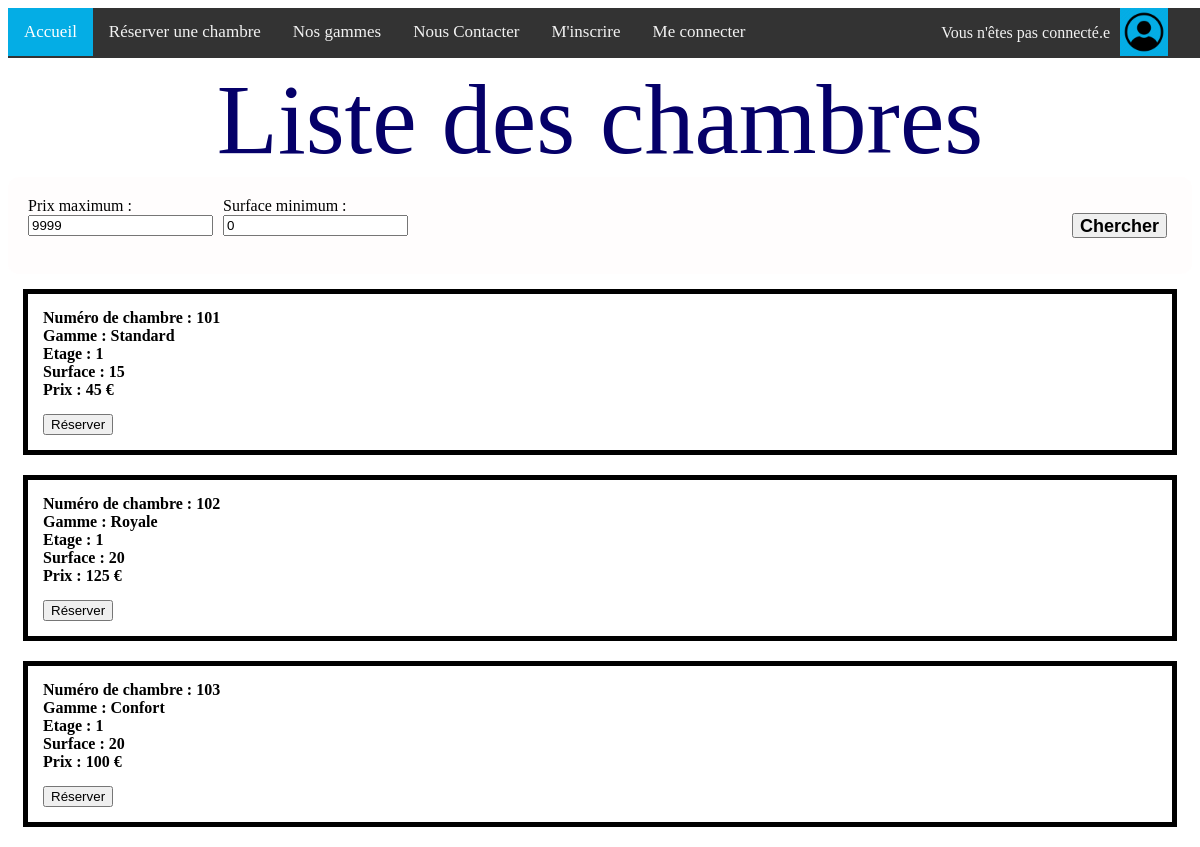
The page /room_list.php on the database its author committed.
### tables this page shows
CREATE TABLE rooms(
    id INTEGER PRIMARY KEY AUTOINCREMENT NOT NULL,
    num_ch INTEGER UNIQUE NOT NULL,
    etage INTEGER,
    surface NUMERIC(15,2)  ,
    prix NUMERIC,
    gamme TEXT,
    dispo NUMERIC
);

### public/room_list.php (the view, shortened to what this page needs)
<?php
require_once __DIR__ . DIRECTORY_SEPARATOR . '../database.php';
$request = $database->prepare('SELECT * FROM rooms r WHERE r.dispo = 1');
$request->execute();
if (empty($rooms = $request->fetchAll())) {
    echo("Vous n'avez aucune chambre.");
}
usort($rooms, function ($a, $b) {
    return $a['num_ch'] - $b['num_ch'];
});
?>
<!DOCTYPE html>
<html lang="fr">
<head>
    <link rel="stylesheet" href="styles/index.css" />
    <link rel="stylesheet" href="styles/rooms.css" />
</head>
<body>
    <?php require_once 'navbar.php' ?>
  <br>
  <br>
  <br>
    <div class="titre">
      Liste des chambres
  </div>
    <form action="" method="post">
        <div class="dates-form">
            <div class="form-controls">
                <div class="form-input">
                    <label for="prix" >Prix maximum :</label> <br>
                    <input type="number" name="prix" value="9999"><br><br>
                </div>
                <div class="form-input">
                    <label for="min_surface" >Surface minimum :</label> <br>
                    <input type="number" name="min_surface" value="0"><br><br>
                </div>
            </div>
            <button name="search" class="search-button" type="submit"><b>Chercher</b></button>
        </div>
        <div class="room-list">
            <?php foreach($rooms as $room) { ?>
                <div class="room">
                    <div class="desc">
                        <b>Numéro de chambre : <?php echo $room['num_ch'] ?></b>
                        <br>
                        <b>Gamme : <?php echo $room['gamme'] ?></b>
                        <br>
                        <b>Etage : <?php echo $room['etage'] ?></b>
                        <br>
                        <b>Surface : <?php echo $room['surface'] ?></b>
                        <br>
                        <b>Prix : <?php echo $room['prix'] ?> €</b>
                    </div>
                    <button name="book" value="<?php echo $room['id'] ?>">Réserver</button>
                </div>
            <?php } ?>
        </div>
    </form>
</body>
</html>

### public/styles/index.css (style rules this page uses)
body { background-image: url("https://woody.cloudly.space/app/uploads/montpelliertourisme/2022/12/thumbs/Littoral-Carnon-Plage_free_format-1920x960.jpg"); background-size: cover; background-attachment: fixed; }
div.titre { color: rgb(5, 0, 105); text-align: center; font-size: 100px; font-family: Brush Script MT; }

### public/styles/rooms.css (style rules this page uses)
.room-list { margin: 15px; }
.room { background-color: white; border-style: solid; border-width: 5px; padding: 15px; margin-bottom: 20px; }
.desc { margin-bottom: 15px; }
.form-input { margin: 5px; }
.form-controls { display: flex; justify-content: flex-start; width: 80%; }
.dates-form { display: flex; justify-content: space-between; align-items: center; padding: 15px; border-radius: 10px; background-color: #fffcfc81; }
.search-button { font-size: 18px; height: 25px; margin-right: 10px; }

### rows shown on the page
rooms: num_ch "101", gamme "Standard", etage "1", surface "15", prix "45", $room['id'] 4 (drawn)
rooms: num_ch "102", gamme "Royale", etage "1", surface "20", prix "125", $room['id'] 2 (drawn)
rooms: num_ch "103", gamme "Confort", etage "1", surface "20", prix "100", $room['id'] 5 (drawn)
